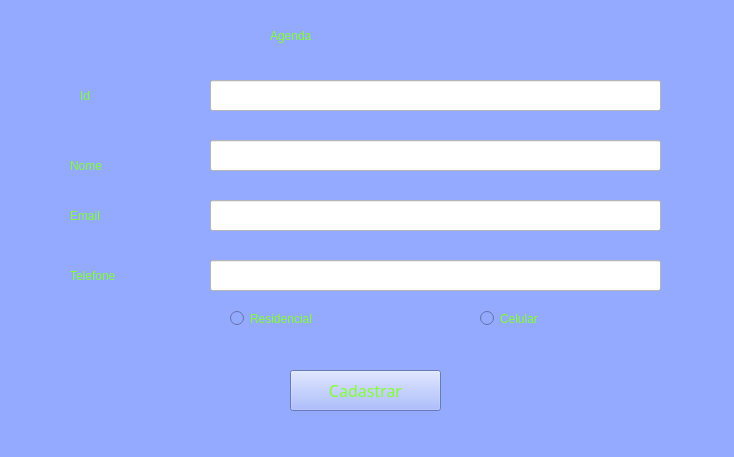
<?xml version="1.0" encoding="UTF-8"?>
<ui version="4.0">
 <class>MainWindow</class>
 <widget class="QMainWindow" name="MainWindow">
  <property name="geometry">
   <rect>
    <x>0</x>
    <y>0</y>
    <width>734</width>
    <height>457</height>
   </rect>
  </property>
  <property name="windowTitle">
   <string>MainWindow</string>
  </property>
  <property name="styleSheet">
   <string notr="true">
background-color: rgb(147, 170, 255);
color: rgb(131, 255, 49);
border-right-color: rgb(172, 215, 255);
font: 12pt &quot;Swis721 Blk BT&quot;;</string>
  </property>
  <widget class="QWidget" name="centralwidget">
   <widget class="QPushButton" name="btnCadastrar">
    <property name="geometry">
     <rect>
      <x>290</x>
      <y>370</y>
      <width>151</width>
      <height>41</height>
     </rect>
    </property>
    <property name="font">
     <font>
      <family>Swis721 Blk BT</family>
      <pointsize>12</pointsize>
      <weight>50</weight>
      <italic>false</italic>
      <bold>false</bold>
     </font>
    </property>
    <property name="acceptDrops">
     <bool>false</bool>
    </property>
    <property name="styleSheet">
     <string notr="true">background-color: rgb(120, 201, 255);
background-color: rgb(147, 170, 255);
color: rgb(131, 255, 49);
border-right-color: rgb(172, 215, 255);
font: 12pt &quot;Swis721 Blk BT&quot;;</string>
    </property>
    <property name="text">
     <string>Cadastrar</string>
    </property>
    <property name="autoExclusive">
     <bool>false</bool>
    </property>
   </widget>
   <widget class="QLineEdit" name="textId">
    <property name="geometry">
     <rect>
      <x>210</x>
      <y>80</y>
      <width>451</width>
      <height>31</height>
     </rect>
    </property>
    <property name="layoutDirection">
     <enum>Qt::LeftToRight</enum>
    </property>
    <property name="styleSheet">
     <string notr="true">font: 12pt &quot;Swis721 Blk BT&quot;;
background-color: rgb(255, 255, 255);
</string>
    </property>
   </widget>
   <widget class="QLineEdit" name="textNome">
    <property name="geometry">
     <rect>
      <x>210</x>
      <y>140</y>
      <width>451</width>
      <height>31</height>
     </rect>
    </property>
    <property name="styleSheet">
     <string notr="true">background-color: rgb(255, 255, 255);</string>
    </property>
   </widget>
   <widget class="QLineEdit" name="textEmail">
    <property name="geometry">
     <rect>
      <x>210</x>
      <y>200</y>
      <width>451</width>
      <height>31</height>
     </rect>
    </property>
    <property name="styleSheet">
     <string notr="true">background-color: rgb(255, 255, 255);</string>
    </property>
   </widget>
   <widget class="QLineEdit" name="textTelefone">
    <property name="geometry">
     <rect>
      <x>210</x>
      <y>260</y>
      <width>451</width>
      <height>31</height>
     </rect>
    </property>
    <property name="styleSheet">
     <string notr="true">background-color: rgb(255, 255, 255);</string>
    </property>
   </widget>
   <widget class="QLabel" name="label">
    <property name="geometry">
     <rect>
      <x>270</x>
      <y>10</y>
      <width>321</width>
      <height>51</height>
     </rect>
    </property>
    <property name="layoutDirection">
     <enum>Qt::LeftToRight</enum>
    </property>
    <property name="styleSheet">
     <string notr="true">font: 26pt &quot;Vineta BT&quot;;
</string>
    </property>
    <property name="text">
     <string>Agenda</string>
    </property>
   </widget>
   <widget class="QLabel" name="label_2">
    <property name="geometry">
     <rect>
      <x>80</x>
      <y>80</y>
      <width>121</width>
      <height>31</height>
     </rect>
    </property>
    <property name="layoutDirection">
     <enum>Qt::LeftToRight</enum>
    </property>
    <property name="styleSheet">
     <string notr="true">
font: 12pt &quot;Swis721 Blk BT&quot;;
</string>
    </property>
    <property name="text">
     <string>Id</string>
    </property>
   </widget>
   <widget class="QLabel" name="label_3">
    <property name="geometry">
     <rect>
      <x>70</x>
      <y>150</y>
      <width>121</width>
      <height>31</height>
     </rect>
    </property>
    <property name="layoutDirection">
     <enum>Qt::LeftToRight</enum>
    </property>
    <property name="styleSheet">
     <string notr="true">font: 12pt &quot;Swis721 Blk BT&quot;;
</string>
    </property>
    <property name="text">
     <string>Nome</string>
    </property>
   </widget>
   <widget class="QLabel" name="label_4">
    <property name="geometry">
     <rect>
      <x>70</x>
      <y>200</y>
      <width>121</width>
      <height>31</height>
     </rect>
    </property>
    <property name="layoutDirection">
     <enum>Qt::LeftToRight</enum>
    </property>
    <property name="styleSheet">
     <string notr="true">font: 12pt &quot;Swis721 Blk BT&quot;;
</string>
    </property>
    <property name="text">
     <string>Email</string>
    </property>
   </widget>
   <widget class="QLabel" name="label_5">
    <property name="geometry">
     <rect>
      <x>70</x>
      <y>260</y>
      <width>121</width>
      <height>31</height>
     </rect>
    </property>
    <property name="layoutDirection">
     <enum>Qt::LeftToRight</enum>
    </property>
    <property name="styleSheet">
     <string notr="true">font: 12pt &quot;Swis721 Blk BT&quot;;
</string>
    </property>
    <property name="text">
     <string>Telefone</string>
    </property>
   </widget>
   <widget class="QRadioButton" name="radioResidencial">
    <property name="geometry">
     <rect>
      <x>230</x>
      <y>310</y>
      <width>211</width>
      <height>17</height>
     </rect>
    </property>
    <property name="styleSheet">
     <string notr="true">font: 12pt &quot;Swis721 Blk BT&quot;;
border-right-color: rgb(255, 255, 255);</string>
    </property>
    <property name="text">
     <string>Residencial</string>
    </property>
   </widget>
   <widget class="QRadioButton" name="radioCelular">
    <property name="geometry">
     <rect>
      <x>480</x>
      <y>310</y>
      <width>141</width>
      <height>17</height>
     </rect>
    </property>
    <property name="styleSheet">
     <string notr="true">font: 12pt &quot;Swis721 Blk BT&quot;;
border-right-color: rgb(255, 255, 255);</string>
    </property>
    <property name="text">
     <string>Celular</string>
    </property>
   </widget>
   <zorder>textNome</zorder>
   <zorder>btnCadastrar</zorder>
   <zorder>textId</zorder>
   <zorder>textEmail</zorder>
   <zorder>textTelefone</zorder>
   <zorder>label</zorder>
   <zorder>label_2</zorder>
   <zorder>label_3</zorder>
   <zorder>label_4</zorder>
   <zorder>label_5</zorder>
   <zorder>radioResidencial</zorder>
   <zorder>radioCelular</zorder>
  </widget>
  <widget class="QMenuBar" name="menubar">
   <property name="geometry">
    <rect>
     <x>0</x>
     <y>0</y>
     <width>734</width>
     <height>26</height>
    </rect>
   </property>
  </widget>
  <widget class="QStatusBar" name="statusbar"/>
 </widget>
 <tabstops>
  <tabstop>textEmail</tabstop>
  <tabstop>btnCadastrar</tabstop>
  <tabstop>textId</tabstop>
  <tabstop>textNome</tabstop>
  <tabstop>textTelefone</tabstop>
 </tabstops>
 <resources/>
 <connections/>
</ui>
